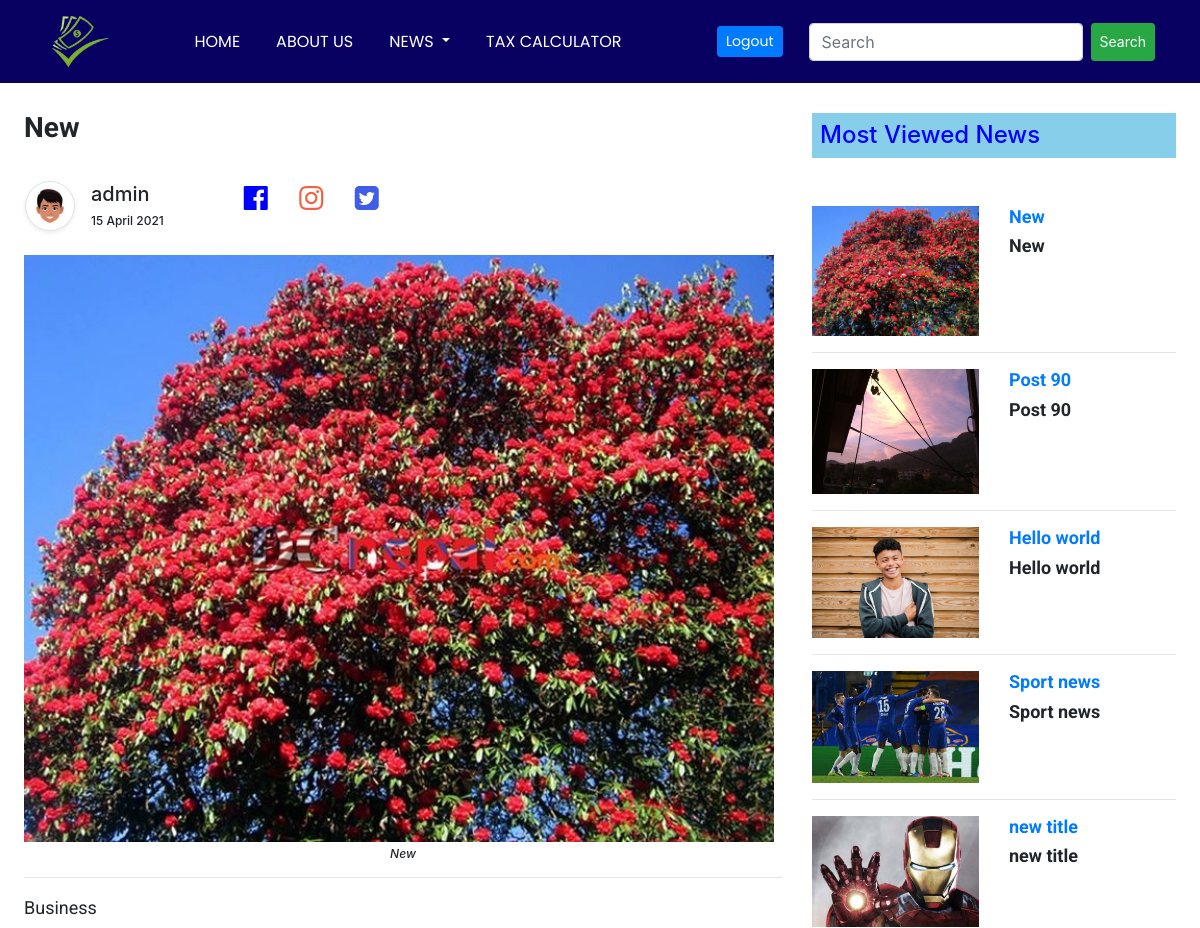
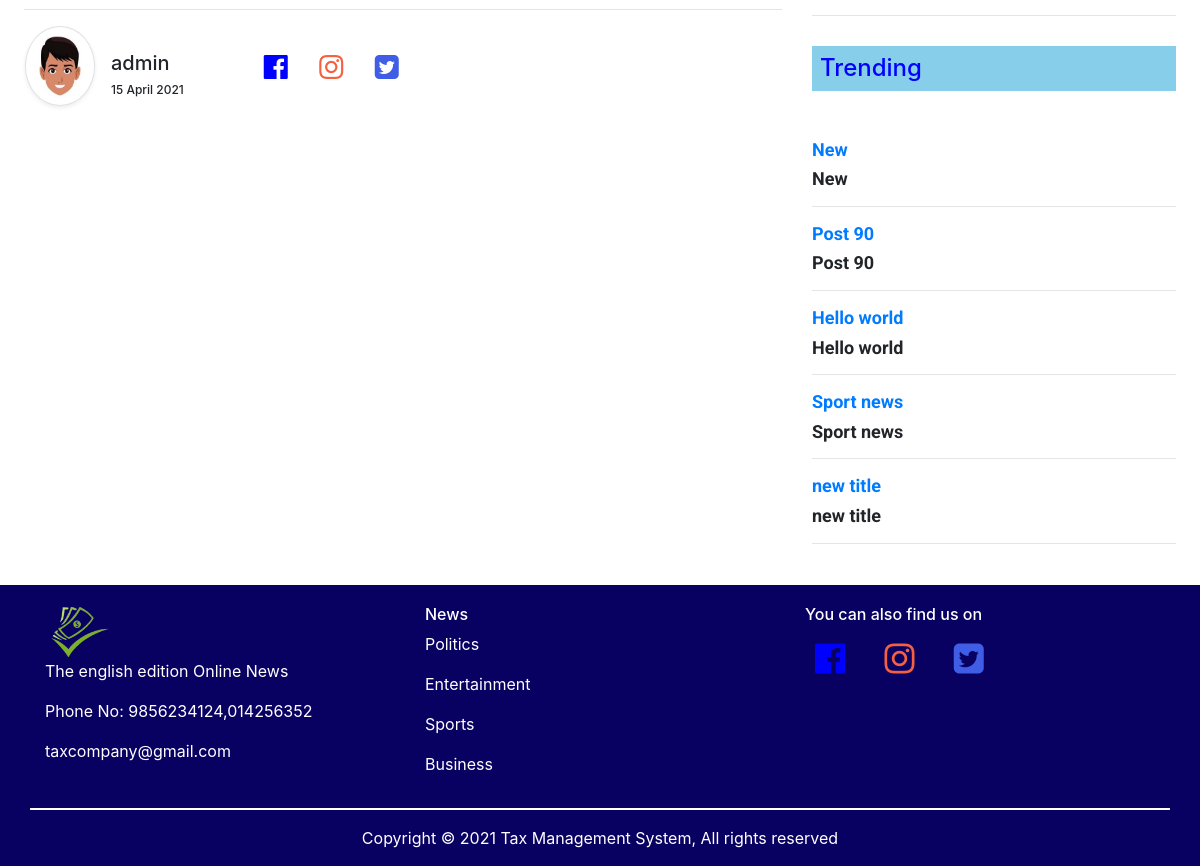
Before: /article/17 with the older database file (2 pictures, top to bottom).
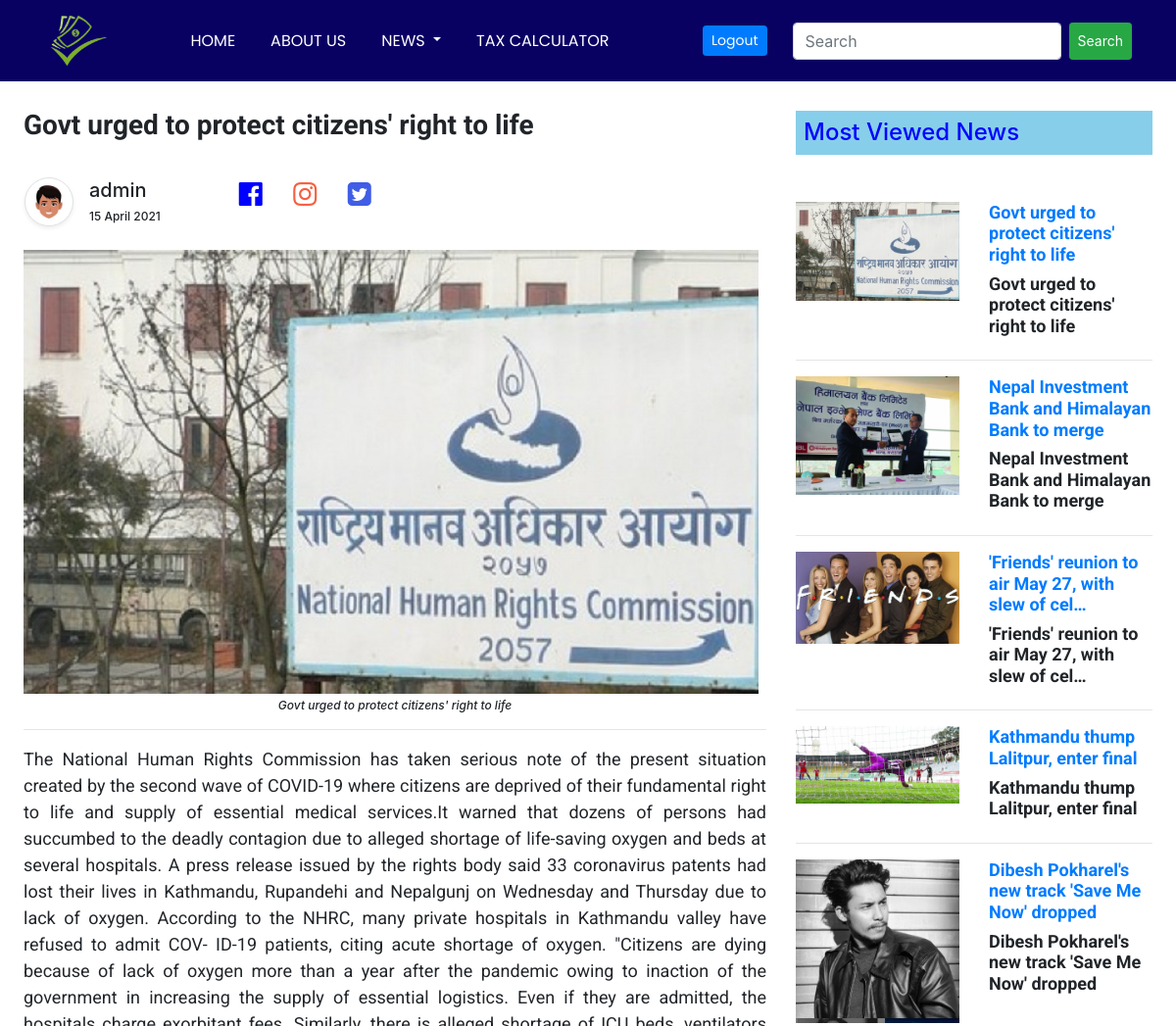
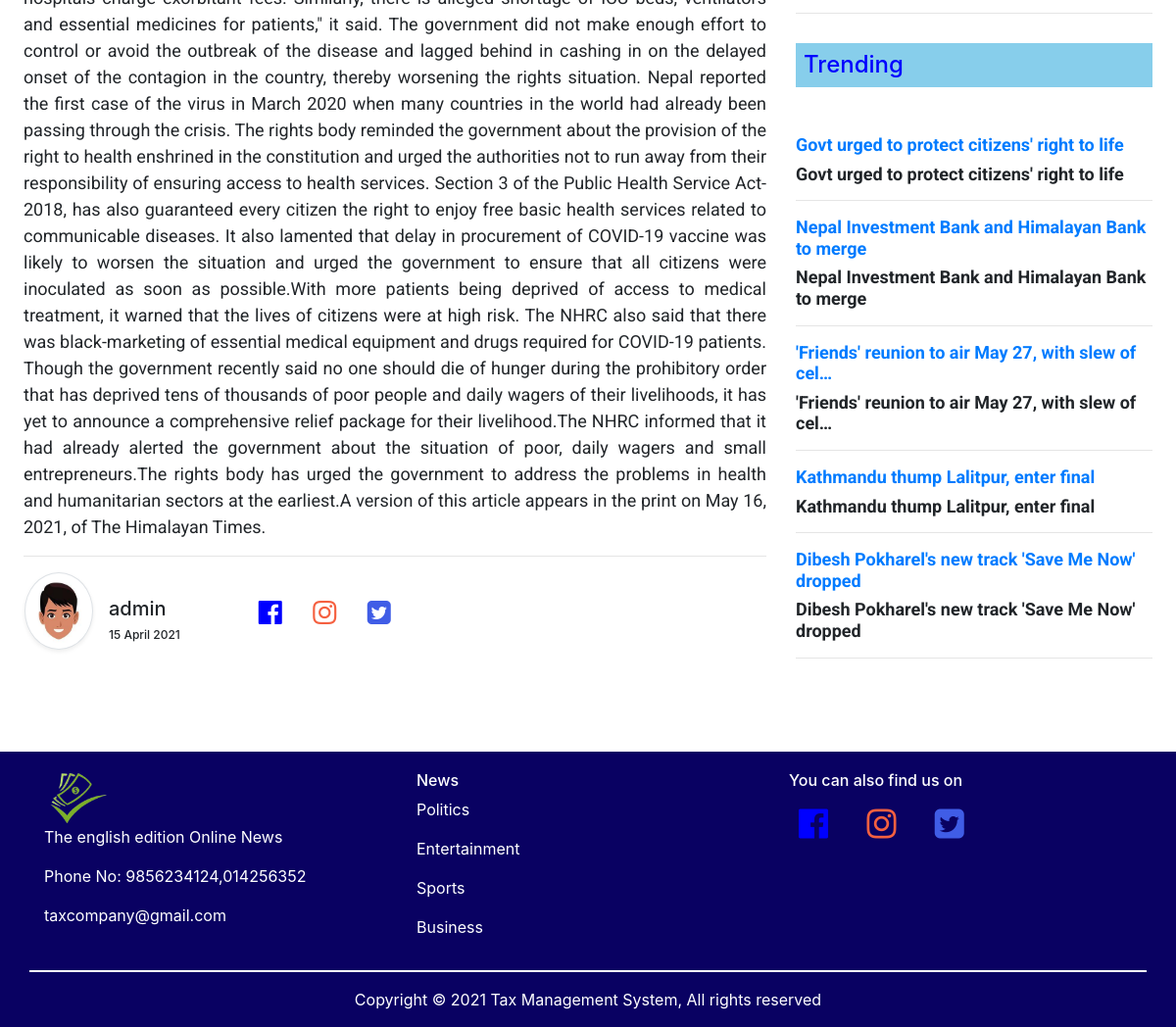
After: the same page with the newer database file (2 pictures, top to bottom).
### loginapp/models.py (models this page shows, shortened)
class Post(models.Model):
    title = models.TextField(max_length=None)
    header_image = models.ImageField(
        null=True, blank=True, upload_to="loginapp\static\Images")
    body = models.TextField(max_length=None)
    category = models.CharField(max_length=255, default='Politics')

### loginapp/views.py (the view)
# urls.py: path('article/<int:pk>', Detail_Article_View.as_view(), name="article-detail"),
class Detail_Article_View(DetailView):
    model = Post
    template_name = 'loginapp/Html file/blog.html'
    def get_context_data(self, *args, **kwargs):
        context = super(Detail_Article_View,
                        self).get_context_data(*args, **kwargs)
        context['posts'] = Post.objects.all()
        return context

### loginapp/templates/loginapp/Html file/blog.html (shortened to what this page needs)
{% load static %}
<html>
    <head>
        <link rel="stylesheet" type="text/css" href="{% static 'css/Blog.css' %}">
        <link rel="stylesheet" href="https://maxcdn.bootstrapcdn.com/bootstrap/4.5.2/css/bootstrap.min.css">
        <link rel="stylesheet" href="https://cdnjs.cloudflare.com/ajax/libs/font-awesome/4.7.0/css/font-awesome.min.css">
    </head>
    <body>
      <div class="header">
        <nav class="navbar navbar-expand-md navbar-dark navigation">
          <div class="container">
            <a
              href="{% url 'home' %}"
              class="navbar-brand text-warning font-weight-bold"
            >
              <img class="navbar-logo" src="{% static 'Images/logo1.png' %}" />
            </a>
            <div class="collapse navbar-collapse text-center" id="collapsenavbar">
              <ul class="navbar-nav ml-auto mr-auto">
                <li class="nav-item">
                  <a href="{% url 'home' %}" class="nav-link text-white">HOME</a>
                </li>
                <li class="nav-item">
                  <a href="{% url 'about' %}" class="nav-link text-white">ABOUT US</a>
                </li>
                <li class="nav-item dropdown">
                  <a
                    class="nav-link dropdown-toggle"
                    href="#"
                    id="navbarDropdown"
                    role="button"
                    data-toggle="dropdown"
                    style="color: white"
                  >
                    NEWS
                  </a>
                </li>
                <li class="nav-item">
                  <a href="{% url 'Tax_calculator' %}" class="nav-link text-white"
                    >TAX CALCULATOR</a
                  >
                </li>
              </ul>
              <a href="{% url 'logout' %}" class="nav-link text-white">
                <button type="button" class="btn btn-primary btn-sm">
                  Logout
                </button>
              </a>
              <div class="search">
                <form class="d-flex" action="{% url 'search' %}">
                  <input
                    class="form-control"
                    type="search"
                    name="search"
                    placeholder="Search"
                    aria-label="Search"
                  />
                  <button class="btn btn-success btn-sm ml-2" type="submit">
                    Search
                  </button>
                </form>
              </div>
            </div>
          </div>
        </nav>
      </div>
        <div class = "news-body">
            <div class="news_container px-4">
                <div class="row">
                    <div class="col-lg-8 mt-4" id= news_portal>
                        <h3 class="news_title">{{ post.title }}</h3>
                        <div class="row">
                                <img src="{% static 'Images/boy.jpg' %}" alt="..." width="50" height="50" class="mr-3 my-4 rounded-circle img-thumbnail shadow-sm" style="margin-left: 16px;">
                                <div>
                                    <h5 class="author_name">admin</h5>
                                    <h6 style="font-size: 12px;">15 April 2021</h6>
                                </div>
                                <div  class= "icons">
                                    <a href = "https://www.facebook.com/News24nepal.tv" target="_blank">
                                      <i class="fa fa-facebook-official" style="color: blue;"></i>
                                    </a>
                                    <a href="https://www.instagram.com/ekantipur_news/" target="_blank">
                                    <i class="fa fa-instagram" style="color:#F56040;;"></i>
                                    </a>
                                    <a href="twitter.com/rsnpj">
                                    <i class="fa fa-twitter-square"  style="color: #405DE6;" target="_blank"></i></a>
                                </div>
                        </div>
                        {% if post.header_image %}
                        <img src="{{ post.header_image.url }}" class="img">
                        {% else %}
                        <img src="{% static 'Images/icon-image.png' %}" class="img">
                        {% endif %}
                        <h5 style="font-style: italic; font-size: 12px; text-align: center; margin-top: 5px;">{{ post.title }}</h5>
                        <hr>
                        <p class="news_body">{{ post.body }}</p>
                        <hr>
                        <div class="row">
                            <img src="{% static 'Images/boy.jpg' %}" alt="..." width="70" height="50" class="mr-3 rounded-circle img-thumbnail shadow-sm" style="margin-left: 16px;">
                            <div>
                                <h5 class="author_name">admin</h5>
                                <h6 style="font-size: 12px;">15 April 2021</h6>
                            </div>
                            <div  class= "icons">
                              <a href = "https://www.facebook.com/News24nepal.tv" target="_blank">
                                <i class="fa fa-facebook-official" style="color: blue;"></i>
                              </a>
                              <a href="https://www.instagram.com/ekantipur_news/" target="_blank">
                              <i class="fa fa-instagram" style="color:#F56040;;"></i>
                              </a>
                              <a href="twitter.com/rsnpj" target="_blank">
                              <i class="fa fa-twitter-square"  style="color: #405DE6;"></i></a>
                            </div>
                        </div>
                        <div class="row">
                                <div style="padding: 5%; width:100%" class="comment-section" id="disqus_thread"></div>
                        </div>
                    </div>
                    <div class="col-lg-4" id="most_viewed_news">
                      <h4 class="viewed_news px-2 py-2 mb-5">Most Viewed News</h4>
                      {% for post in posts %}
                      {% if forloop.counter < 6  %}
                      <div class="row">
                        <div class="col-lg-6">
                          {% if post.header_image %}
                          <img
                            src="{{ post.header_image.url }}"
                            class="news_image"
                          />
                          {% else %}
                          <img
                            src="{% static 'Images/icon-image.png' %}"
                            class="news_image"
                            alt="..."
                          />
                          {% endif %}
                        </div>
                        <div class="col-lg-6">
                          <a href="{% url 'article-detail' post.pk %}"><h5 style="font-family: Roboto; font-size: 18px; font-weight: bold;">{{ post.title|truncatechars:50 }}</h5></a>
                          <h5 style="font-family: Roboto; font-size: 18px; font-weight: bold;">{{ post.title|truncatechars:50 }}</h5>
                        </div>
                      </div>
                      <hr>
                      {% endif %}
                      {% endfor %}
                      <h4 class="viewed_news px-2 py-2 mb-5">Trending</h4>
                      {% for post in posts %}
                      {% if forloop.counter < 6  %}
                      <a href="{% url 'article-detail' post.pk %}"><h5 style="font-family: Roboto; font-size: 18px; font-weight: bold;">{{ post.title|truncatechars:50 }}</h5></a>
                      <h5 style="font-family: Roboto; font-size: 18px; font-weight: bold;">{{ post.title|truncatechars:50 }}</h5>
                      <hr>
                      {% endif %}
                      {% endfor %}
                  </div>
                </div>
            </div>
            <div class="footer" style="margin-top: 25px; background-color: #090162; color: white;">
              <div class="container">
                <div class="row">
                  <div class="col-lg-4 footer-content">
                  <img src="{% static 'Images/logo1.png' %}" class="navbar-logo" />
                  <p>The english edition Online News</p>
                  <p>Phone No: 9856234124,014256352</p>
                  <p>taxcompany@gmail.com</p>
                </div>
                <div class="col-lg-4 footer-content">
                  <h6>News</h6>
                  <a href="{% url 'politics' %}" style="color: white; text-decoration: none;"><p>Politics</p></a>
                  <a href="{% url 'entertainment' %}" style="color: white; text-decoration: none;"><p>Entertainment</p></a>
                  <a href="{% url 'sports' %}" style="color: white; text-decoration: none;"><p>Sports</p></a>
                  <a href="{% url 'business' %}" style="color: white; text-decoration: none;"><p>Business</p></a>
                </div>
                <div class="col-lg-4 footer-content">
                  <h6>You can also find us on</h6>
                  <div style="font-size: 35px; margin-left: 10px">
                    <a href = "https://www.facebook.com/News24nepal.tv" target="_blank">
                      <i class="fa fa-facebook-official" style="color: blue;"></i>
                    </a>
                    <a href="https://www.instagram.com/ekantipur_news/" target="_blank">
                    <i class="fa fa-instagram" style="color:#F56040;;"></i>
                    </a>
                    <a href="twitter.com/rsnpj" target="_blank">
                    <i class="fa fa-twitter-square"  style="color: #405DE6;"></i></a>
                  </div>
                </div>
                <hr class="mb-3" style="background-color: white; border: 1px solid white; width: 100%; margin-left: 0; margin-right: 0;">
                <div style="background-color: #090162; color: white; width: 100%">
                  <p style="text-align: center">
                    Copyright &copy; 2021 Tax Management System, All rights reserved
                  </p>
                </div>
              </div>
              </div>
              </div>
        </div>
    </body>
</html>

### loginapp/static/css/Blog.css (style rules this page uses)
* { margin:0; padding: 0; }
.navigation { background-color: #090162; }
.navbar-logo { margin-left: 4px; cursor: pointer; width: 60px; margin-top: 0rem; }
.nav-link { font-family: Poppins; margin: 10px; font-size: 16px; }
.news_title { font-family: Roboto; font-weight: bold; font-size: 28px; line-height: 1.5; }
.img { width: 99%; }
.author_name { margin-top: 25px; font-style: 12px; }
.icons { font-size: 28px; margin-left: 5rem; margin-top: 20px; }
.news_body { font-family: Roboto; font-size: 18px; font-weight: normal; text-align: justify; margin-top: 5px; }
.viewed_news { background-color: skyblue; color: blue; margin-top: 30px; }
.news_image { width: 100%; }
.footer { background-color: #090162; color: white; }
.footer-content { margin-top: 20px; }

Changed rows visible on the page:
removed Post: title "New", header_image (picture), body "Business"
removed Post: header_image (picture), title "Post 90"
removed Post: header_image (picture), title "Hello world"
added Post: title "Govt urged to protect citizens' right to life", header_image (picture), body "The National Human Rights Commission has taken serious note of the present situation created by the second wave of COVID-19 where citizens are deprived of their fundamental right to life and supply of essential medical services.It warned that dozens of persons had succumbed to the deadly contagion due to alleged shortage of life-saving oxygen and beds at several hospitals. A press release issued by the rights body said 33 coronavirus patents had lost their lives in Kathmandu, Rupandehi and Nepalgunj on Wednesday and Thursday due to lack of oxygen. According to the NHRC, many private hospitals in Kathmandu valley have refused to admit COV- ID-19 patients, citing acute shortage of oxygen.…"
added Post: header_image (picture), title "Nepal Investment Bank and Himalayan Bank to merge"
added Post: header_image (picture), title "'Friends' reunion to air May 27, with slew of cel…"
changed Post: header_image: a different picture; title "Sport news" → "Kathmandu thump Lalitpur, enter final"
changed Post: header_image: a different picture; title "new title" → "Dibesh Pokharel's new track 'Save Me Now' dropped"
